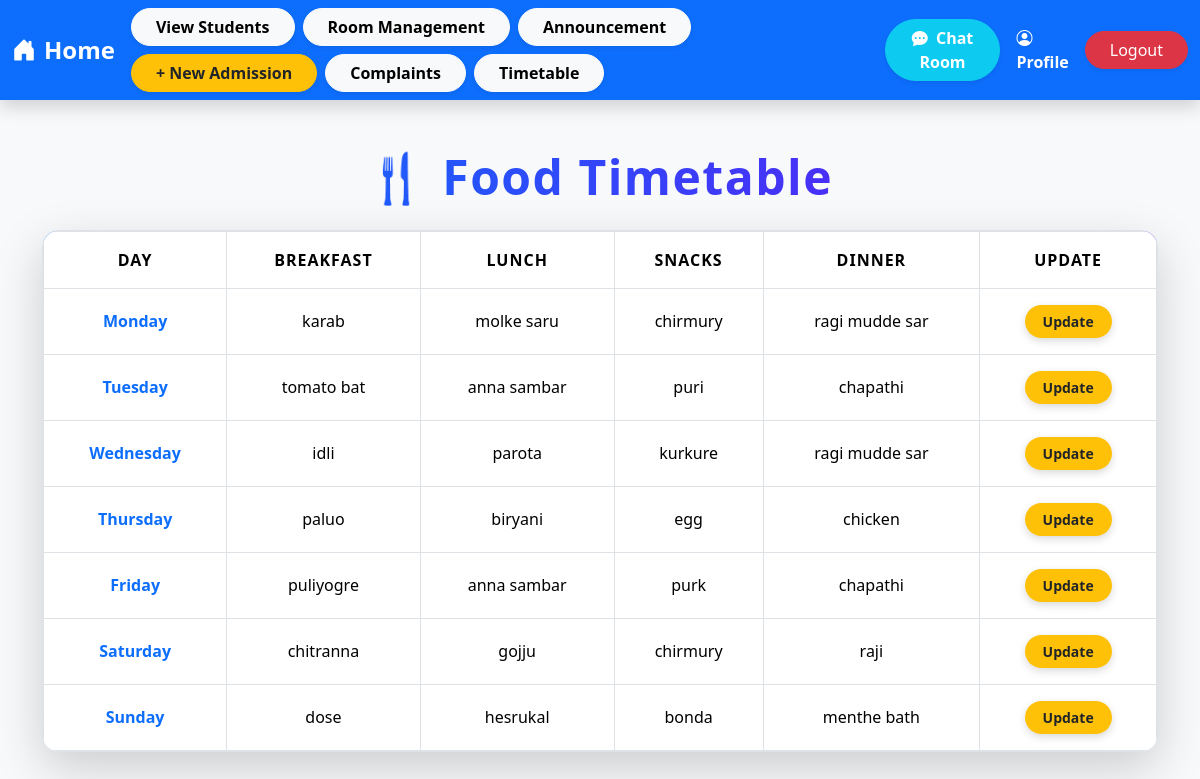
The app's page /timetable/ (signed in) with its own data.
### timetable/models.py (models this page shows, shortened)
class FoodTimetable(models.Model):
    DAYS_OF_WEEK = [
        ('Monday', 'Monday'),
        ('Tuesday', 'Tuesday'),
        ('Wednesday', 'Wednesday'),
        ('Thursday', 'Thursday'),
        ('Friday', 'Friday'),
        ('Saturday', 'Saturday'),
        ('Sunday', 'Sunday'),
    ]
    day = models.CharField(max_length=9, choices=DAYS_OF_WEEK, unique=True,default='Monday')
    break_fast = models.CharField(max_length=10,default='')
    lunch = models.CharField(max_length=200,default='')
    snacks = models.CharField(max_length=200,default='')
    dinner = models.CharField(max_length=200,default='')

### timetable/views.py (the view)
# urls.py: path('',views.viewTimetable,name='Foodtimetable'),
@login_required
def viewTimetable(request):
    timetable = FoodTimetable.objects.all()
    context = {'timetable':timetable, 'user': request.user}
    return render(request,'timetable.html',context)

### timetable/templates/timetable.html (shortened to what this page needs)
{% extends 'base.html' %}
{% block content %}
<div class="container mt-5">
    <h1 class="text-center mb-4 fw-bold display-5 timetable-heading">🍴 Food Timetable</h1>
    <div class="table-responsive shadow-lg rounded-4 overflow-hidden timetable-card">
        <table class="table align-middle text-center mb-0">
            <thead class="timetable-header text-white">
                <tr>
                    <th scope="col">Day</th>
                    <th scope="col">Breakfast</th>
                    <th scope="col">Lunch</th>
                    <th scope="col">Snacks</th>
                    <th scope="col">Dinner</th>
                    {% if user.is_superuser %}
                    <th scope="col">Update</th>
                    {% endif %}
                </tr>
            </thead>
            <tbody>
                {% for day in timetable %}
                    <tr>
                        <th scope="row" class="fw-semibold text-primary">{{ day.day }}</th>
                        <td>{{ day.break_fast }}</td>
                        <td>{{ day.lunch }}</td>
                        <td>{{ day.snacks }}</td>
                        <td>{{ day.dinner }}</td>
                        {% if user.is_superuser %}
                        <td>
                            <a href="{% url 'timetable:update' day.id %}" class="btn btn-sm btn-update">Update</a>
                        </td>
                        {% endif %}
                    </tr>
                {% empty %}
                    <tr>
                        <td colspan="6" class="text-center text-muted py-4">No timetable available.</td>
                    </tr>
                {% endfor %}
            </tbody>
        </table>
    </div>
</div>
{% endblock content %}

### templates/base.html (style rules this page uses)
:root { --bg-color: #f8f9fa; --text-color: #212529; --primary-gradient: linear-gradient(135deg, #007bff, #6610f2); }
body { background: var(--bg-color); color: var(--text-color); transition: background 0.4s ease, color 0.4s ease; font-family: "Segoe UI", sans-serif; }

### timetable/templates/timetable.html (style rules this page uses)
.timetable-heading { background: linear-gradient(90deg, #007bff, #6610f2); -webkit-background-clip: text; -webkit-text-fill-color: transparent; letter-spacing: 1.5px; }
.timetable-card { background: #ffffff; border-radius: 16px; border: 1px solid #dee2e6; }
.timetable-header { background: linear-gradient(90deg, #007bff, #6610f2); font-size: 1rem; text-transform: uppercase; letter-spacing: 1px; }
.table th, .table td { padding: 16px; vertical-align: middle; border: 1px solid #dee2e6; }
.table tbody tr { transition: all 0.3s ease; }
.btn-update { background: #ffc107; border: none; color: #212529; font-weight: 600; padding: 6px 18px; border-radius: 30px; box-shadow: 0 3px 8px rgba(0,0,0,0.15); transition: all 0.3s ease; }

### records on screen
FoodTimetable: day "Monday", break_fast "karab", lunch "molke saru", snacks "chirmury", dinner "ragi mudde sar"
FoodTimetable: day "Tuesday", break_fast "tomato bat", lunch "anna sambar", snacks "puri", dinner "chapathi"
FoodTimetable: day "Wednesday", break_fast "idli", lunch "parota", snacks "kurkure", dinner "ragi mudde sar"
FoodTimetable: day "Thursday", break_fast "paluo", lunch "biryani", snacks "egg", dinner "chicken"
FoodTimetable: day "Friday", break_fast "puliyogre", lunch "anna sambar", snacks "purk", dinner "chapathi"
FoodTimetable: day "Saturday", break_fast "chitranna", lunch "gojju", snacks "chirmury", dinner "raji"
FoodTimetable: day "Sunday", break_fast "dose", lunch "hesrukal", snacks "bonda", dinner "menthe bath"
